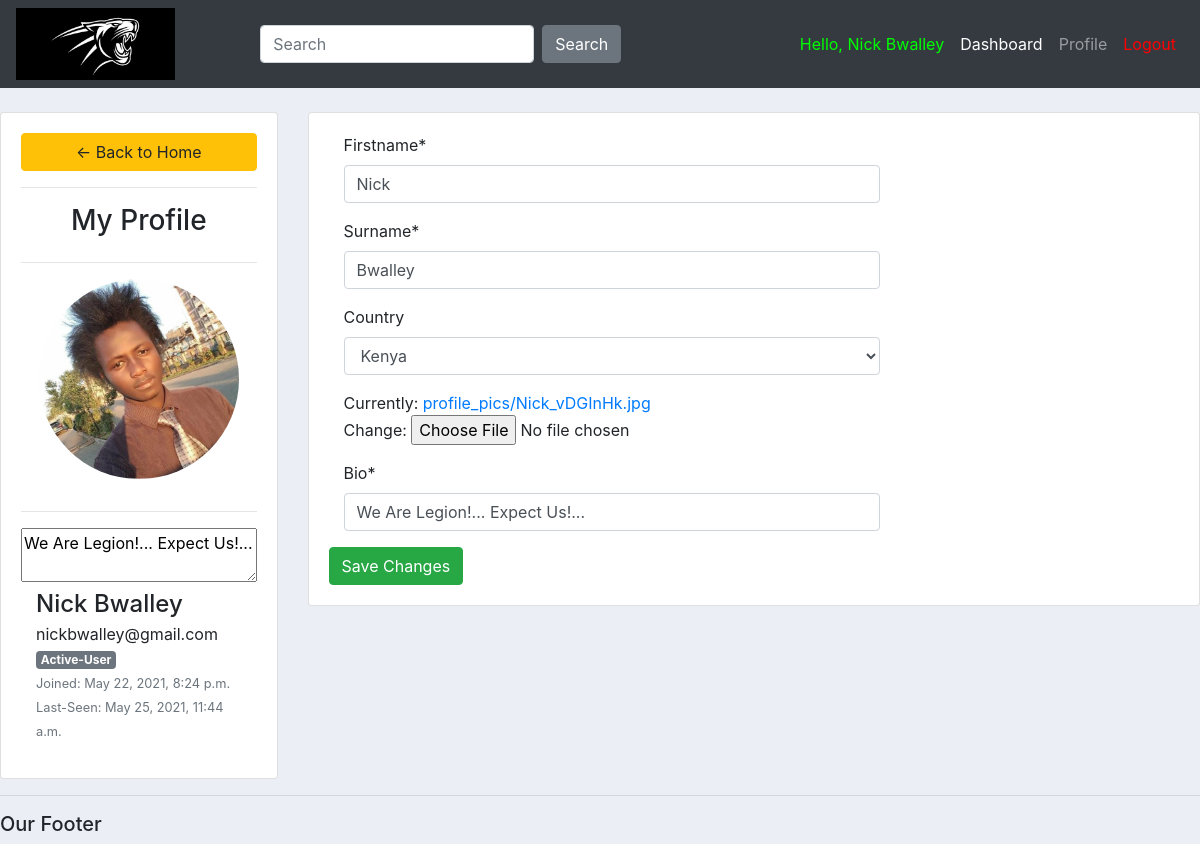
The page /MyProfile/ (signed in) on the database as committed earlier.
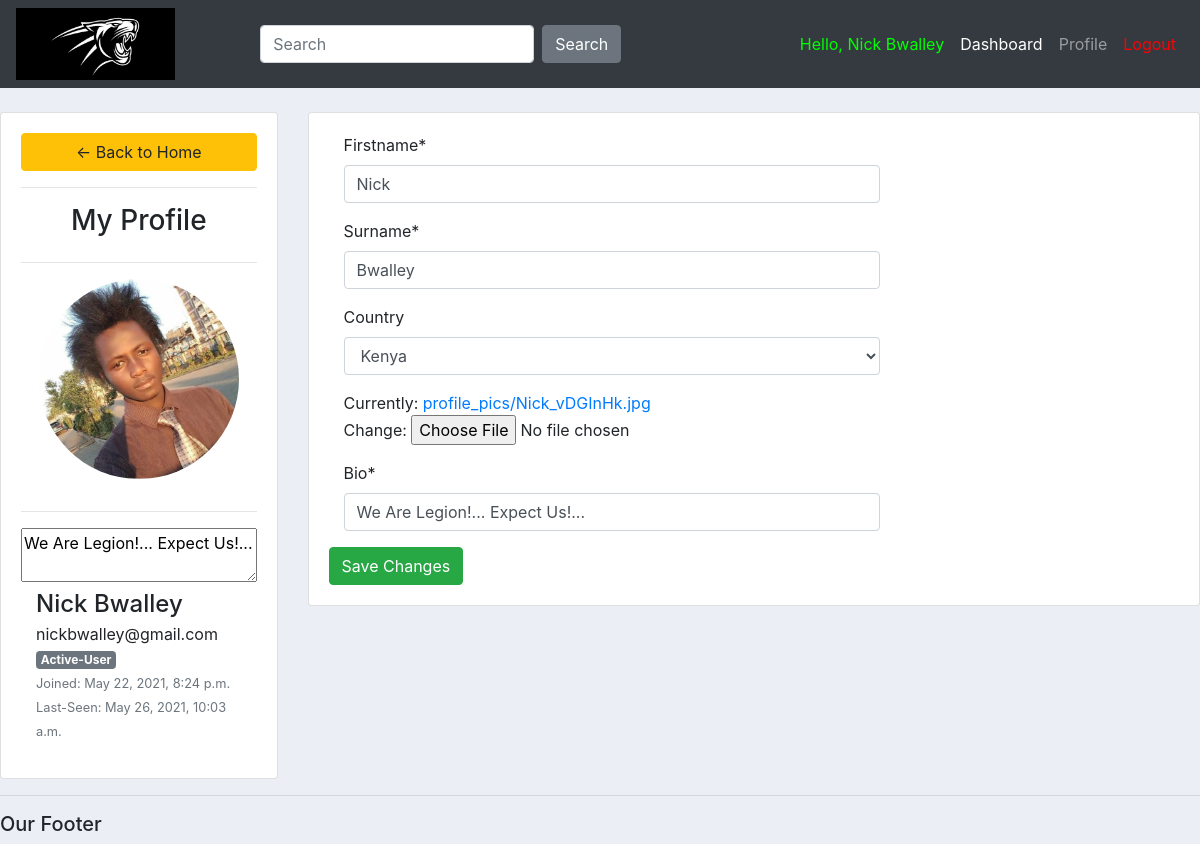
The same page on the database as committed later.
### App1/models.py (models this page shows, shortened)
class user(AbstractBaseUser):
	alphanumeric = RegexValidator(r'^[0-9a-zA-Z]*$', 'Only alphanumeric characters are allowed!')
	phonenumber = RegexValidator(r'^[0-9]{10,12}$', 'Only Numerical characters are allowed! (Must be 10-12Digits)')
	firstname		= models.CharField(max_length=30, unique=False, validators=[alphanumeric])
	surname 		= models.CharField(max_length=30, unique=False, validators=[alphanumeric])
	email 			= models.EmailField(verbose_name="email", max_length=60, unique=True)
	phonenumber 	= models.CharField(max_length=30, unique=True, validators=[phonenumber])
	country 		= models.ForeignKey(Country, on_delete=models.SET_NULL, blank=True, null=True)
	university 		= models.ForeignKey(University, on_delete=models.SET_NULL, null=True)
	course			= models.ForeignKey(Course, on_delete=models.SET_NULL, blank=True, null=True)
	date_joined 	= models.DateTimeField(verbose_name='date joined', auto_now_add=True)
	last_login		= models.DateTimeField(verbose_name='last login', auto_now=True)
	is_admin 		= models.BooleanField(default=False)
	is_active 		= models.BooleanField(default=True)
	is_staff 		= models.BooleanField(default=False)
	is_superuser 	= models.BooleanField(default=False)
	USERNAME_FIELD = 'email'
	REQUIRED_FIELDS = []
	objects = MyAccountManager()

class Profile(models.Model):
	user 			= models.OneToOneField(user, on_delete=models.CASCADE)
	profile_pic 	= models.ImageField(null=True, default="default_profile_pic.jpg", upload_to="profile_pics")
	bio 			= models.CharField(max_length=40, default="Hey there...")

### App1/views.py (the view)
# urls.py: path('MyProfile/', views.my_profile, name='my_profile'),
@login_required(login_url='login') # only allows users who are logged in with correct credentials
def my_profile(request):
	user = request.user
	user2 = request.user.profile
	form = update_user_profile(instance=user)
	form2 = user_profile(instance=user2)
	if request.method == 'POST':
		form = update_user_profile(request.POST, request.FILES,instance=user)
		form2 = user_profile(request.POST, request.FILES, instance=user2)
		if form.is_valid and form2.is_valid:
			form.save()
			form2.save()
	context = {'form':form, 'form2': form2}
	return render(request, 'App1/my_profile.html', context)

### App1/forms.py
class update_user_profile(forms.ModelForm):
	class Meta:
		model = user
		fields = ['firstname', 'surname', 'country']
		exclude = ['email', 'phonenumber', 'university', 'course', 'password1', 'password2']

class user_profile(forms.ModelForm):
	class Meta:
		model = Profile
		fields = '__all__'
		exclude = ['user',]

### App1/models.py (called while the page is built)
    def __str__(self):
        return self.name

### App1/templates/App1/my_profile.html (shortened to what this page needs)
{%  extends 'App1/main.html' %}
{% load static %}
{% block content %}
{% load crispy_forms_tags %}
<br>
<div class="row">
	<div class="col-md-3">
		<div class="card card-body">
			<a class="btn btn-warning" href="{% url 'home' %}"> &#8592; Back to Home</a>
			<hr>
			<h3 style="text-align: center">My Profile</h3>
			<hr>
			<img class="profile-pic" src="{{request.user.profile.profile_pic.url}}" >
        <hr>
		  <textarea placeholder="Enter your Bio" readonly>{{request.user.profile.bio}}</textarea>
        <div class="col d-flex flex-column flex-sm-row justify-content-between mb-3">
          <div class="text-center text-sm-left mb-2 mb-sm-0">
            <h4 class="pt-sm-2 pb-1 mb-0 text-nowrap">{{request.user.firstname}} {{request.user.surname}}</h4>
            <p class="mb-0">{{request.user.email}}</p>
            {% if request.user.is_admin %}
            <span class="badge badge-secondary">Administrator</span>
            {% else %}
            <span class="badge badge-secondary">Active-User</span>
            {% endif %}
            <div class="text-muted"><small>Joined: {{request.user.date_joined}}</small></div>
            <div class="text-muted"><small>Last-Seen: {{request.user.last_login}}</small></div>
          </div>
        </div>
		</div>
	</div>
	<div class="col-md-9">
		<div class="card card-body">
			<form method="POST" action="" enctype="multipart/form-data">
				      <div class="form-group">
            		<div class="col-lg-8">
              			{{form.firstname|as_crispy_field }}
            		</div>
          		</div>
          		<div class="form-group">
            		<div class="col-lg-8">
              			{{form.surname|as_crispy_field }}
            		</div>
          		</div>
              <div class="form-group">
                <div class="col-lg-8">
                    {{form.country|as_crispy_field }}
                </div>
              </div>
              <div class="form-group">
                <div class="col-lg-8">
                    {{form2.profile_pic}}
                </div>
              </div>
              <div class="form-group">
                <div class="col-lg-8">
                    {{form2.bio |as_crispy_field}}
                </div>
              </div>
			<input class="btn btn-success" type="submit" name="Update Information" value="Save Changes">
			</form>
		</div>
	</div>
</div>
{% endblock %}

### App1/templates/App1/main.html (shortened to what this page needs)
{% load static %}
<!DOCTYPE html>
<head>
    <link rel="stylesheet" href="https://stackpath.bootstrapcdn.com/bootstrap/4.3.1/css/bootstrap.min.css">
    <link rel="stylesheet" href="{% static '/css/main.css' %}">
</head>
<body>
    {% include 'App1/navbar.html' %}
    {% block content %}
    {% endblock %}
    <hr>
    <h5>Our Footer</h5>
</body>
</html>

### App1/templates/App1/navbar.html (shortened to what this page needs)
{% load static %}
<nav class="navbar navbar-expand-lg navbar-dark bg-dark">
    <img src="{% static '/images/lionking.png'%}" id="logo" >
    <link rel="stylesheet" href="{% static '/css/main.css' %}">
    <div class="collapse navbar-collapse" id="navbarNav">
      <ul class="navbar-nav mr-auto ml-auto">
        <form onsubmit="event.preventDefault()" class="form-inline my-2 my-lg-0"> <input class="form-control mr-sm-2" type="text" placeholder="Search"> <button class="btn btn-secondary my-2 my-sm-0" type="submit">Search</button> </form>
      </ul>
      <ul class="navbar-nav ml-auto">
        <li class="nav-item active">
          <a class="nav-link" style="color: #00ff00;">Hello, {{request.user.firstname}} {{request.user.surname}}</a>
        </li>
        <li class="nav-item active">
          <a class="nav-link" href="{% url 'home' %}">Dashboard</a>
        </li>
        <li class="nav-item">
          <a class="nav-link" href="{% url 'my_profile' %}">Profile</a>
        </li>
        <li class="nav-item">
          <a class="nav-link" href="{% url 'logout' %}" style="color: #ff0000;">Logout</a>
        </li>
      </ul>
    </div>
  </nav>

### static/css/main.css (style rules this page uses)
#logo { height: auto; width: auto; max-height: 72px; max-width: 250px; }
body { background-color: #ebeff5; }

### App1/templates/App1/my_profile.html (style rules this page uses)
.profile-pic { max-width: 200px; max-height:200px; margin: 0 auto; border-radius: 50%; }

Rows that differ between the two databases and show on the page:
changed user "Nick": user.last_login "May 25, 2021, 11:44 a.m." → "May 26, 2021, 10:03 a.m."
